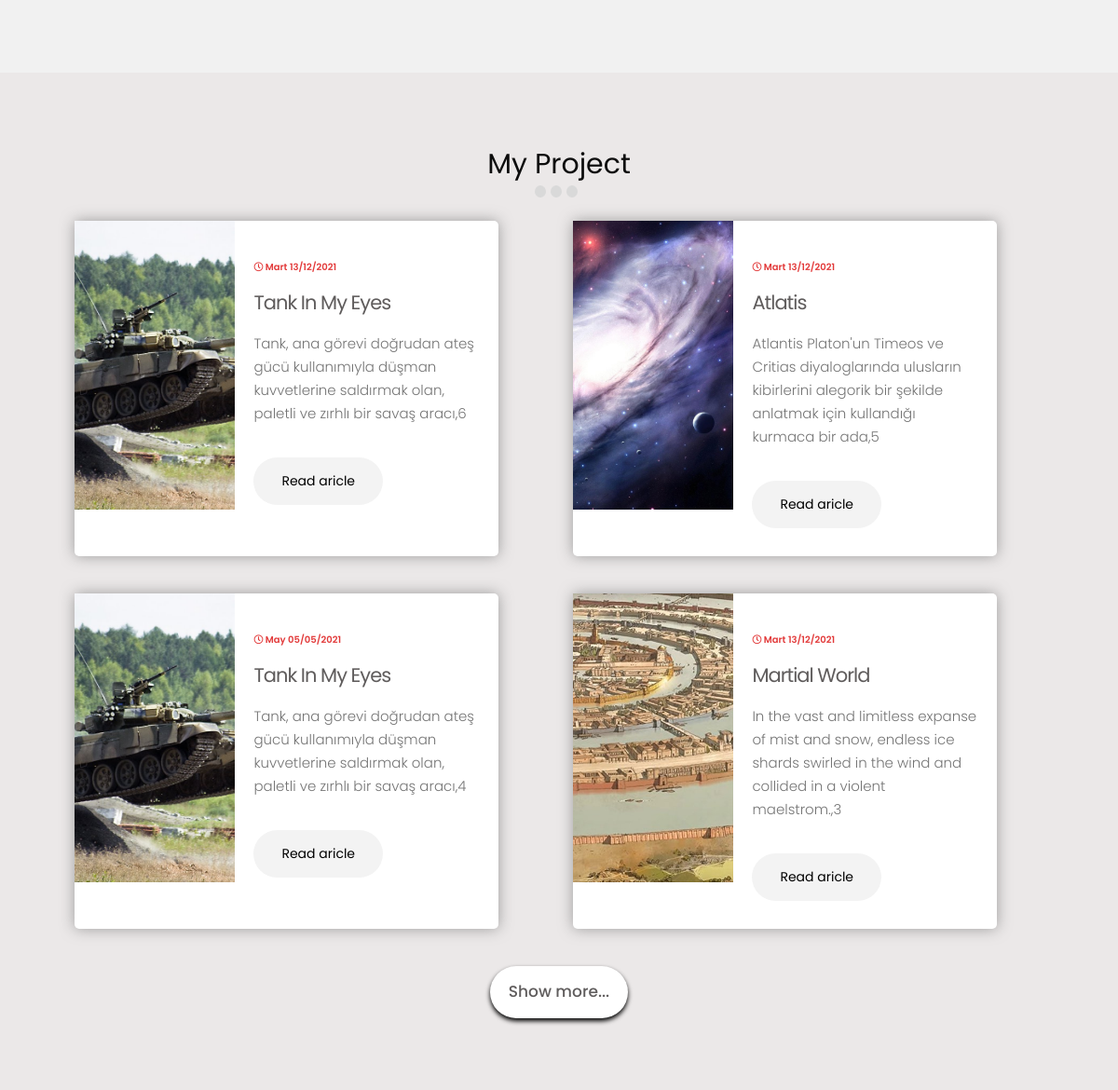
Before: / (middle part) with the older database file.
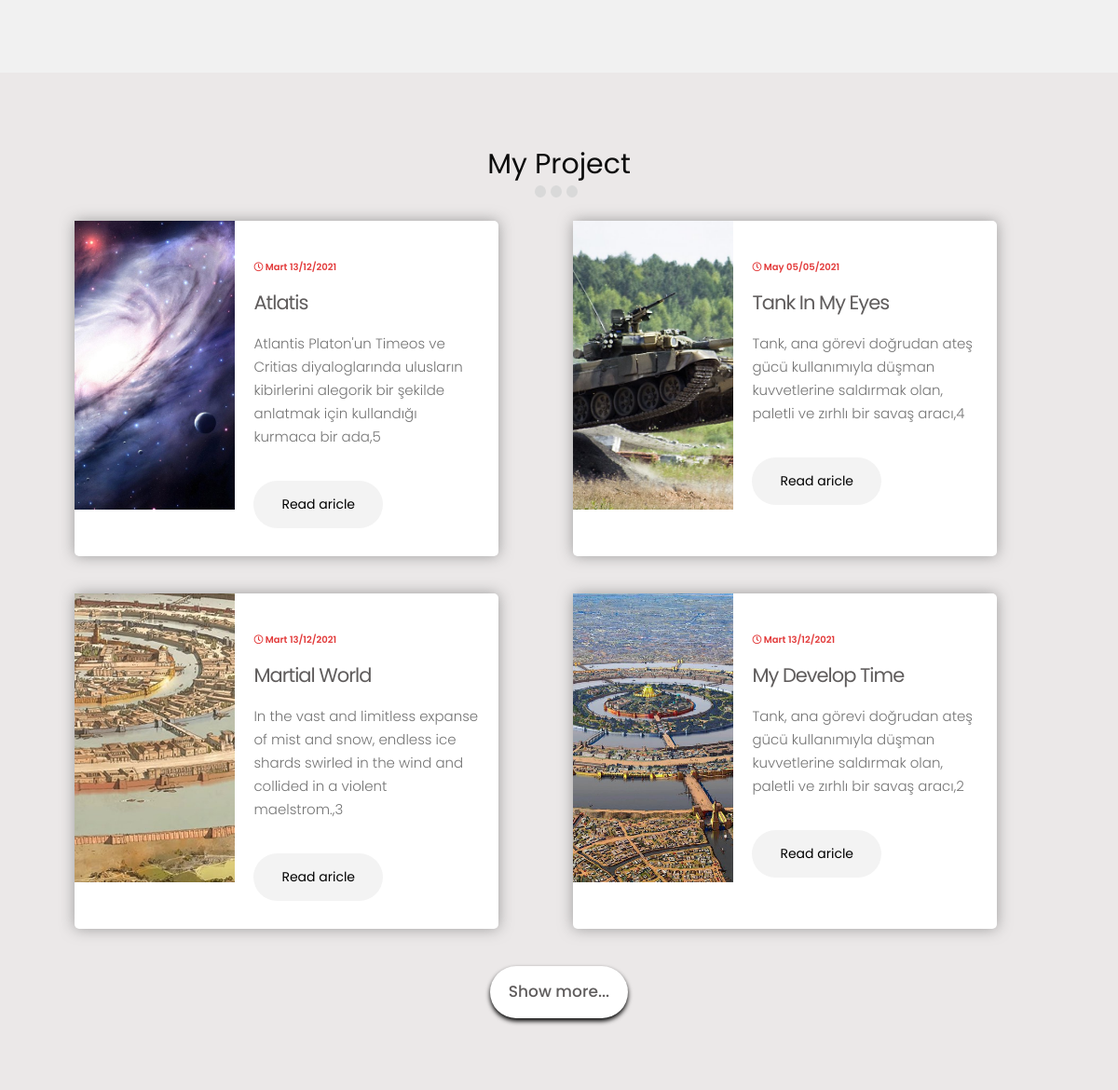
After: the same page with the newer database file.
### postd/models.py (models this page shows, shortened)
class Projectin(db.Model):
    id = db.Column(db.Integer, primary_key=True)
    protime = db.Column(db.String(25), nullable=False)
    protitle = db.Column(db.String(50), nullable=False)
    prosortcut = db.Column(db.String(80), nullable=False)
    projareya = db.Column(db.Text)
    cardTextadd=db.Column(db.String(210))
    projareya2 = db.Column(db.Text)
    projtitle = db.Column(db.String(100))
    listp = db.Column(db.String(70))
    listp1 = db.Column(db.String(70))
    listp2 = db.Column(db.String(70))
    listp3 = db.Column(db.String(70))
    listp4 = db.Column(db.String(70))
    listp5 = db.Column(db.String(70))
    listp6 = db.Column(db.String(70))
    listp7 = db.Column(db.String(70))
    projareya3 = db.Column(db.Text)
    proimg=db.Column(db.String(100))

### postd/routes.py (the view, shortened to what this page needs)
@app.route('/',methods=['GET','POST'])
def main():
    form=ContactFrom()
    print(form.errors)
    homeinfoall=Homein.query.all()
    hinfolen=len(homeinfoall)-1
    homeinfo=homeinfoall[hinfolen]
    aboutinfoall=Aboutin.query.all()
    ainfolen=len(aboutinfoall)-1
    aboutinfo=aboutinfoall[ainfolen]
    proje = Projectin.query.all()
    c=len(proje)-1
    prostatic=[proje[c],proje[c-1],proje[c-2],proje[c-3]]
    proje =proje[::-1]
    shadowbox=[]
    a=0;
    for infora in proje:
        a+=1
        if a>4 :
            shadowbox.append(infora)
    return render_template('maxwill.html',projec=shadowbox,homeinfo=homeinfo,prostatic=prostatic,aboutinfo=aboutinfo,form=form)

### postd/templates/maxwill.html (shortened to what this page needs)
{% extends "base.html" %}
{% block contet %}
    <main>
        <section id="about" >
        </section>
        <section id="myproject">
            <div class="pr-row pr-flex-direction-column container">
                <div class="pr-row pr-justify-content-center">
                    <div class="pr-section-title">
                        <h2 class="pr-title-name">My Project</h2>
                        <div class="pr-row pr-justify-content-center ">
                            <button class="pr-carusel-btn"></button>
                            <button class="pr-carusel-btn"></button>
                            <button class="pr-carusel-btn"></button>
                        </div>
                    </div>
                </div>
                <div class="row pr-project-container">
                    {% for info in prostatic %}
                        <div class="col-6">
                                    <div class="pr-card pr-row deskopveiw pr-row-taplet">
                                        <div class="pr-card-head">
                                            <img class="img-fluid" src="../static/img/{{info.proimg}}" alt="">
                                        </div>
                                        <div class="pr-card-body">
                                            <div class="pr-card-time">
                                                <i class="far fa-clock"></i>
                                                {{info.protime}}
                                            </div>
                                            <a href="{{url_for('project', id=info.id)}}" class="pr-card-title pr-link">
                                                {{info.protitle}}
                                            </a>
                                            <p class="pr-card-text">{{info.prosortcut}},{{info.id}}</p>
                                            <a class="pr-card-btn" href="{{url_for('project', id=info.id)}}">Read aricle</a>
                                        </div>
                                    </div>
                        </div>
                    {% endfor %}
                </div>
                <div class="pr-row pr-project-container pr-justify-content-center algin-items-center">
                    <button id="btnDeskop" class="project-more" onclick="showMore()" >
                        Show more...
                    </button>
                </div>
            </div>
        </section>
    </main>
{% endblock %} %}

### postd/templates/base.html (shortened to what this page needs)
<!DOCTYPE html>
<html lang="en">
<head>
    <link rel="stylesheet" href="https://cdn.jsdelivr.net/npm/bootstrap@4.6.0/dist/css/bootstrap.min.css">
    <link rel="stylesheet" href="https://cdnjs.cloudflare.com/ajax/libs/font-awesome/5.15.4/css/all.min.css" />
    <link rel="stylesheet" type="text/css" href="{{url_for('static', filename='css/header.css') }}">
    <link rel="stylesheet" type="text/css" href="{{url_for('static', filename='css/common.css') }}">
    <link rel="stylesheet" type="text/css" href="{{url_for('static', filename='css/main.css') }}">
    <link rel="stylesheet" type="text/css" href="{{url_for('static', filename='css/footer.css') }}">
    <link rel="stylesheet" type="text/css" href="{{url_for('static', filename='css/sayfa.css')}}">
</head>
<body onresize="will()" >
    {% block contet %}
    {% endblock %}
</body>
</html

### postd/static/css/header.css (style rules this page uses)
:root { --first-clr:#f1f1f1; --second-clr:rgba(221, 25, 25, 0.856); --trid-clr:#000; --fourth-clr:rgba(63, 59, 59,0.83); --btext-clr:#757575; --ttext-clr: #393939; --shadow:rgba(78, 78, 78, 0.342); --gradient-clr:linear-gradient(60deg, rgba(60,173,208,1) 25%, rgba(46,195,75,1) 56%, rgba(0,181,23,1) 83%); --ffamily:'Poppins', sans-serif; }
.container { padding: 0 !important; box-sizing: border-box; }

### postd/static/css/common.css (style rules this page uses)
:root { --first-clr:#f1f1f1; --second-clr:rgba(221, 25, 25, 0.856); --trid-clr:#000; --fourth-clr:rgba(63, 59, 59,0.83); --btext-clr:#757575; --ttext-clr: #393939; --shadow:rgba(78, 78, 78, 0.342); --gradient-clr:linear-gradient(60deg, rgba(60,173,208,1) 25%, rgba(46,195,75,1) 56%, rgba(0,181,23,1) 83%); --ffamily:'Poppins', sans-serif; }
html { scroll-behavior: smooth; }
body { font-family: var(--ffamily); margin: 0; padding: 0; box-sizing: border-box; color: rgb(12, 12, 12); }
html { font-size: 10px; transition: all 0.5s; }
.pr-row { display:flex; }
.pr-link { width: 100%; height: 100%; font-size: 1.4rem; color:var(--fourth-clr); text-decoration: none; transition: all 0.3s; }
.pr-justify-content-center { justify-content: center; }
.algin-items-center { align-items: center; }
.pr-flex-direction-column { flex-direction: column; }
.pr-section-title { margin-bottom: 25px; }
.pr-carusel-btn { border: 0; background-color: #d9d9d9;; border-radius: 100%; width: 1px; height: 13px; margin-right: 5px; }
.pr-title-name { font-size: 30px; font-weight: 400; }
.deskopveiw { display: flex; }
.img-fluid { width: 100%; height: 100%; object-fit: cover; object-position: top; }

### postd/static/css/main.css (style rules this page uses)
:root { --first-clr:#f1f1f1; --second-clr:rgba(221, 25, 25, 0.856); --trid-clr:#000; --fourth-clr:rgba(63, 59, 59,0.83); --btext-clr:#757575; --ttext-clr: #393939; --shadow:rgba(78, 78, 78, 0.342); --gradient-clr:linear-gradient(60deg, rgba(60,173,208,1) 25%, rgba(46,195,75,1) 56%, rgba(0,181,23,1) 83%); --ffamily:'Poppins', sans-serif; }
#about { padding:80px 0; background-color: var(--first-clr); }
#myproject { background-color: #ebe8e8; padding: 80px; }
.pr-project-container { display: flex; }
#myproject .row .col-6 { margin-bottom: 40px; }
.project-more { padding: 15px 20px; font-size:17px; background: white; box-shadow: 0 3px 5px black; font-weight: 450; border: 0; border-radius: 46px; color:var(--fourth-clr); transition: color 0.6s; transition: background 0.6s ; }
.pr-card { height: 360px; background-color:white; border-radius: 5px; box-shadow: 0 0 15px rgba(128, 128, 128, 0.74); }
.pr-card-head { width: 360px; background-color: black; border-top-left-radius:5px ; border-bottom-left-radius: 5px; }
.pr-card-title { text-transform: capitalize; }
@media (min-width:992px) and (max-width:1200px) { .pr-card { height: 360px; width: 455px; } }
@media (min-width:992px) and (max-width:1200px) { .pr-card-head { width: 295px; height: 310px; border-bottom-left-radius: 0px; } }
@media (min-width:992px) and (max-width:1200px) { #myproject .pr-card-body { padding:27px 20px; } }
.pr-card-body { width: 100%; padding:50px 20px; }
.pr-card-time { font-weight: 600; color: var(--second-clr); margin: 15px 0; }
.pr-card-text { font-size: 15px; font-weight: 300; color: #757575; line-height: 25px; margin-top: 15px; }
.pr-card-btn { display: inline-block; text-decoration: none; margin-top: 25px; padding: 15px 30px; font-size: 14px; border-radius: 100px; border: 0; background-color: #f3f3f3; ; color: var(--trid-clr); transition: all 0.3s linear ; }
#myproject .pr-link { font-size: 21px; letter-spacing: -1px; }

### postd/static/css/footer.css (style rules this page uses)
:root { --first-clr:#f1f1f1; --second-clr:rgba(221, 25, 25, 0.856); --trid-clr:#000; --fourth-clr:rgba(63, 59, 59,0.83); --btext-clr:#757575; --ttext-clr: #393939; --shadow:rgba(78, 78, 78, 0.342); --gradient-clr:linear-gradient(60deg, rgba(60,173,208,1) 25%, rgba(46,195,75,1) 56%, rgba(0,181,23,1) 83%); --ffamily:'Poppins', sans-serif; }

### postd/static/css/sayfa.css (style rules this page uses)
* { font-family: 'Poppins', sans-serif; }

Changed rows visible on the page:
removed Projectin: proimg (picture), protime "Mart 13/12/2021", protitle "Tank In My Eyes", prosortcut "Tank, ana görevi doğrudan ateş gücü kullanımıyla düşman kuvvetlerine saldırmak olan, paletli ve zırhlı bir savaş aracı", id "6"
now on this page (row unchanged): Projectin: proimg (picture), protime "Mart 13/12/2021", protitle "My Develop Time", prosortcut "Tank, ana görevi doğrudan ateş gücü kullanımıyla düşman kuvvetlerine saldırmak olan, paletli ve zırhlı bir savaş aracı", id "2"
